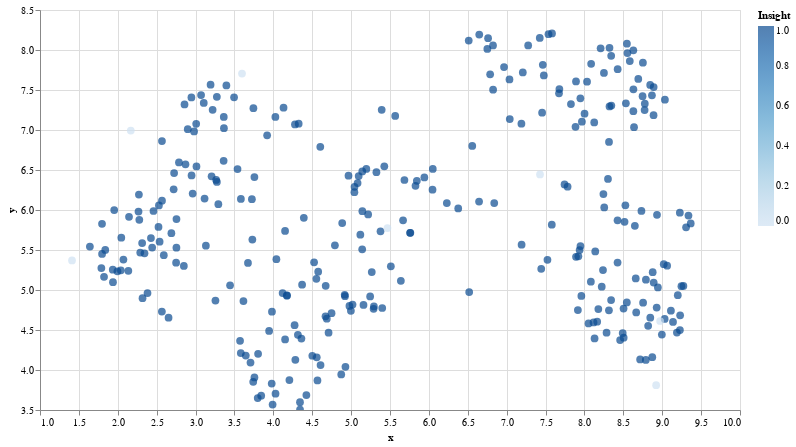

Notebook source saved alongside this figure:
### Code cell
# Plot
chart = alt.Chart(df_explore_new).mark_circle(size=60).encode(
    x=#'x',
    alt.X('x',
        scale=alt.Scale(zero=False)
    ),
    y=
    alt.Y('y',
        scale=alt.Scale(zero=False)
    ),
    tooltip=['text'],
    color='Insight',
).properties(
    width=700,
    height=400
)
chart.interactive()

### Figure 1 — Vega-Lite specification as saved in the notebook (floating-point values rounded to 4 significant figures; data arrays with more than 128 entries replaced by an {"elided": "..."} marker saying what was removed)
{"config": {"view": {"continuousWidth": 300, "continuousHeight": 300}}, "data": {"name": "data-a977dd3b807b853110f82a352fe4926e"}, "mark": {"type": "circle", "size": 60}, "encoding": {"color": {"field": "Insight", "type": "quantitative"}, "tooltip": [{"field": "text", "type": "nominal"}], "x": {"field": "x", "scale": {"zero": false}, "type": "quantitative"}, "y": {"field": "y", "scale": {"zero": false}, "type": "quantitative"}}, "height": 400, "params": [{"name": "param_2", "select": {"type": "interval", "encodings": ["x", "y"]}, "bind": "scales"}], "width": 700, "$schema": "https://vega.github.io/schema/vega-lite/v5.16.3.json", "datasets": {"data-a977dd3b807b853110f82a352fe4926e": {"elided": "304 records"}}}
